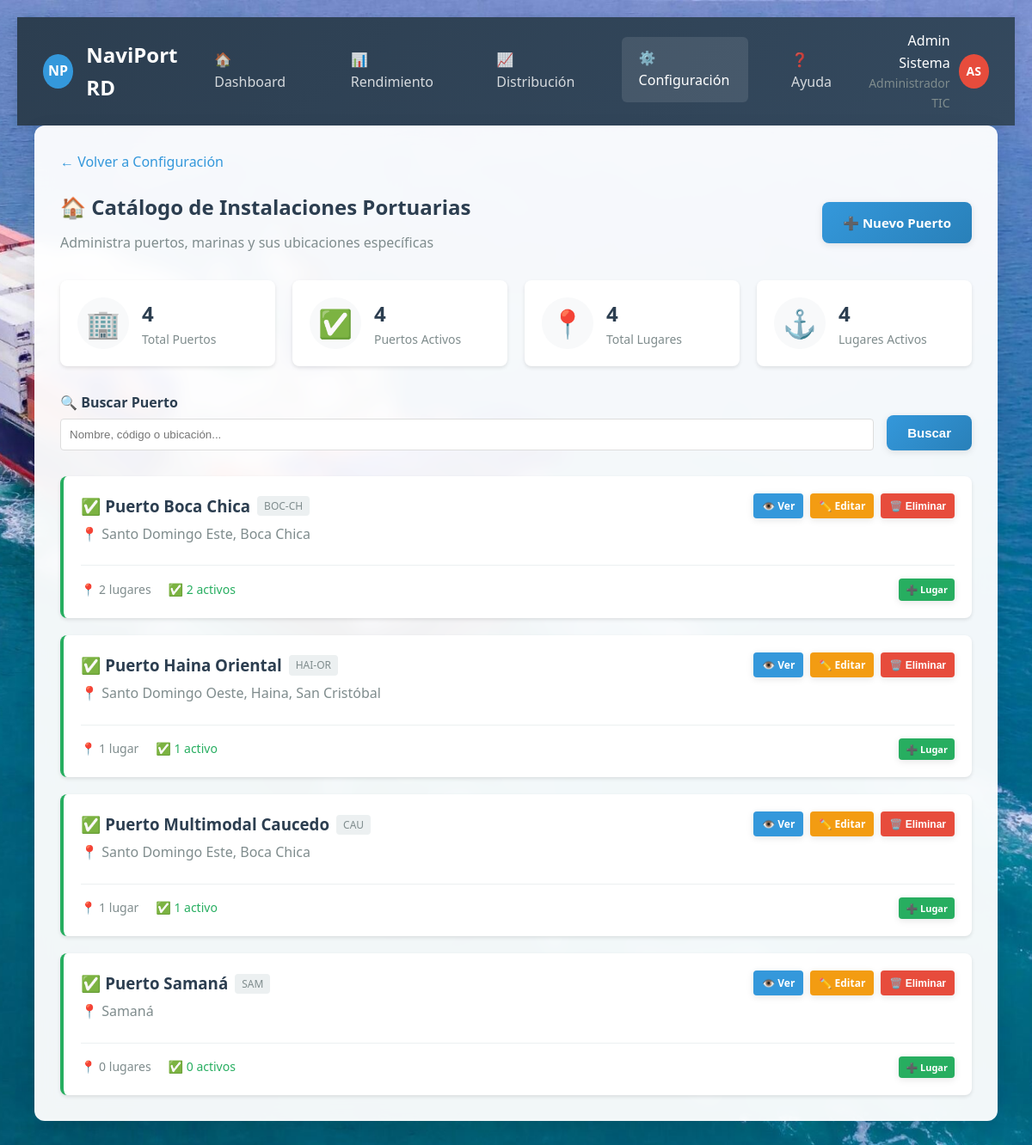
The app's page /evaluacion/puertos/ (signed in) with its own data.
### accounts/models.py (models this page shows, shortened)
class User(AbstractUser):
    ROLE_CHOICES = [
        ('solicitante', 'Solicitante'),
        ('evaluador', 'Evaluador Portuario'),
        ('supervisor', 'Supervisor'),
        ('admin_tic', 'Administrador TIC'),
        ('oficial_acceso', 'Oficial de Acceso Físico'),
        ('direccion', 'Dirección Logística'),
    ]
    role = models.CharField(
        max_length=20,
        choices=ROLE_CHOICES,
        default='solicitante',
        verbose_name='Rol'
    )
    cedula_rnc = models.CharField(
        max_length=20,
        unique=True,
        validators=[
            RegexValidator(
                regex=r'^(\d{3}-\d{7}-\d{1}|\d{3}-\d{5}-\d{1})$',
                message='Formato inválido. Use XXX-XXXXXXX-X para cédula o XXX-XXXXX-X para RNC'
            )
        ],
        verbose_name='Cédula/RNC'
    )
    telefono = models.CharField(
        max_length=15,
        blank=True,
        validators=[
            RegexValidator(
                regex=r'^\+?1?\d{9,15}$',
                message='Número de teléfono inválido'
            )
        ],
        verbose_name='Teléfono'
    )
    empresa = models.ForeignKey(
        'Empresa',
        on_delete=models.SET_NULL,
        null=True,
        blank=True,
        related_name='usuarios',
        verbose_name='Empresa'
    )
    es_admin_empresa = models.BooleanField(default=False, verbose_name='Admin de Empresa')
    puede_crear_usuarios = models.BooleanField(default=False, verbose_name='Puede Crear Usuarios')
    activo = models.BooleanField(default=True, verbose_name='Activo')
    created_at = models.DateTimeField(auto_now_add=True, verbose_name='Creado el')
    updated_at = models.DateTimeField(auto_now=True, verbose_name='Actualizado el')
    failed_login_attempts = models.PositiveIntegerField(default=0, verbose_name='Intentos fallidos')
    is_locked = models.BooleanField(default=False, verbose_name='Bloqueado')
    locked_until = models.DateTimeField(null=True, blank=True, verbose_name='Bloqueado hasta')
    last_login_ip = models.GenericIPAddressField(null=True, blank=True, verbose_name='Última IP')
    class Meta:
        verbose_name = 'Usuario'
        verbose_name_plural = 'Usuarios'
        ordering = ['-created_at']
    def get_display_name(self):
        return self.get_full_name() or self.username
    def get_role_display_with_admin(self):
        role_display = self.get_role_display()
        if self.es_admin_empresa and self.role == 'solicitante':
            return f"{role_display} (Administrador)"
        return role_display

### solicitudes/models.py (models this page shows, shortened)
class Puerto(models.Model):
    nombre = models.CharField(max_length=100, unique=True, verbose_name='Nombre')
    codigo = models.CharField(max_length=10, unique=True, verbose_name='Código')
    activo = models.BooleanField(default=True, verbose_name='Activo')
    ubicacion = models.CharField(max_length=200, blank=True, verbose_name='Ubicación')
    descripcion = models.TextField(blank=True, verbose_name='Descripción')
    fecha_creacion = models.DateTimeField(default=timezone.now, verbose_name='Fecha de Creación')
    fecha_modificacion = models.DateTimeField(auto_now=True, verbose_name='Última Modificación')
    class Meta:
        verbose_name = 'Puerto'
        verbose_name_plural = 'Puertos'
        ordering = ['nombre']
    def lugares_activos(self):
        return self.lugares.filter(activo=True)

### evaluacion/views_puertos.py (the view)
# urls.py: path('puertos/', gestion_puertos, name='gestion_puertos'),
@role_required('evaluador', 'supervisor', 'admin_tic')
def gestion_puertos(request):
    search_query = request.GET.get('search', '')
    puertos = Puerto.objects.all()
    if search_query:
        puertos = puertos.filter(
            Q(nombre__icontains=search_query) |
            Q(codigo__icontains=search_query) |
            Q(ubicacion__icontains=search_query)
        )
    paginator = Paginator(puertos, 10)
    page_number = request.GET.get('page')
    puertos_page = paginator.get_page(page_number)
    stats = {
        'total_puertos': Puerto.objects.count(),
        'puertos_activos': Puerto.objects.filter(activo=True).count(),
        'total_lugares': LugarPuerto.objects.count(),
        'lugares_activos': LugarPuerto.objects.filter(activo=True).count(),
    }
    context = {
        'puertos': puertos_page,
        'search_query': search_query,
        'stats': stats,
        'titulo': 'Catálogo de Instalaciones Portuarias'
    }
    return render(request, 'evaluacion/gestion_puertos.html', context)

### templates/evaluacion/gestion_puertos.html (shortened to what this page needs)
{% extends 'base.html' %}
{% block content %}
{% include 'includes/navbar_evaluador.html' with active_page='config' %}
<div class="content-area">
    <div style="margin-bottom: 20px;">
        <a href="{% url 'evaluacion:configuracion' %}" style="color: #3498db; text-decoration: none;">← Volver a Configuración</a>
    </div>
    <div class="page-header" style="display: flex; justify-content: space-between; align-items: center; margin-bottom: 30px;">
        <div>
            <h2 style="color: #2c3e50; margin-bottom: 10px;">🏠 {{ titulo }}</h2>
            <p style="color: #7f8c8d;">Administra puertos, marinas y sus ubicaciones específicas</p>
        </div>
        <a href="{% url 'evaluacion:crear_puerto' %}" class="btn btn-primary">
            ➕ Nuevo Puerto
        </a>
    </div>
    <div class="stats-grid" style="display: grid; grid-template-columns: repeat(auto-fit, minmax(200px, 1fr)); gap: 20px; margin-bottom: 30px;">
        <div class="stat-card">
            <div class="stat-icon">🏢</div>
            <div class="stat-info">
                <div class="stat-number">{{ stats.total_puertos }}</div>
                <div class="stat-label">Total Puertos</div>
            </div>
        </div>
        <div class="stat-card">
            <div class="stat-icon">✅</div>
            <div class="stat-info">
                <div class="stat-number">{{ stats.puertos_activos }}</div>
                <div class="stat-label">Puertos Activos</div>
            </div>
        </div>
        <div class="stat-card">
            <div class="stat-icon">📍</div>
            <div class="stat-info">
                <div class="stat-number">{{ stats.total_lugares }}</div>
                <div class="stat-label">Total Lugares</div>
            </div>
        </div>
        <div class="stat-card">
            <div class="stat-icon">⚓</div>
            <div class="stat-info">
                <div class="stat-number">{{ stats.lugares_activos }}</div>
                <div class="stat-label">Lugares Activos</div>
            </div>
        </div>
    </div>
    <div class="search-section" style="margin-bottom: 30px;">
        <form method="get" style="display: flex; gap: 15px; align-items: end;">
            <div style="flex: 1;">
                <label for="search" style="display: block; font-weight: bold; color: #2c3e50; margin-bottom: 5px;">
                    🔍 Buscar Puerto
                </label>
                <input type="text" id="search" name="search" value="{{ search_query }}"
                       placeholder="Nombre, código o ubicación..."
                       style="width: 100%; padding: 10px; border: 1px solid #ddd; border-radius: 4px;">
            </div>
            <button type="submit" class="btn btn-primary">Buscar</button>
        </form>
    </div>
    <div class="puertos-container">
        {% if puertos %}
            <div class="puertos-grid" style="display: grid; gap: 20px;">
                {% for puerto in puertos %}
                <div class="puerto-card" style="background: white; border-radius: 8px; padding: 20px; box-shadow: 0 2px 4px rgba(0,0,0,0.1); border-left: 4px solid {% if puerto.activo %}#27ae60{% else %}#e74c3c{% endif %};">
                    <div style="display: flex; justify-content: between; align-items: start; margin-bottom: 15px;">
                        <div style="flex: 1;">
                            <h3 style="color: #2c3e50; margin-bottom: 5px; display: flex; align-items: center; gap: 8px;">
                                {% if puerto.activo %}✅{% else %}❌{% endif %}
                                {{ puerto.nombre }}
                                <span style="background: #ecf0f1; color: #7f8c8d; padding: 2px 8px; border-radius: 4px; font-size: 12px; font-weight: normal;">
                                    {{ puerto.codigo }}
                                </span>
                            </h3>
                            {% if puerto.ubicacion %}
                            <p style="color: #7f8c8d; margin-bottom: 8px;">📍 {{ puerto.ubicacion }}</p>
                            {% endif %}
                        </div>
                        <div class="puerto-actions" style="display: flex; gap: 8px; margin-left: 15px;">
                            <a href="{% url 'evaluacion:detalle_puerto' puerto.pk %}" class="btn btn-sm" style="background: #3498db; color: white; padding: 5px 10px; font-size: 12px;">
                                👁️ Ver
                            </a>
                            <a href="{% url 'evaluacion:editar_puerto' puerto.pk %}" class="btn btn-sm" style="background: #f39c12; color: white; padding: 5px 10px; font-size: 12px;">
                                ✏️ Editar
                            </a>
                            <button onclick="eliminarPuerto({{ puerto.pk }}, '{{ puerto.nombre }}')" class="btn btn-sm" style="background: #e74c3c; color: white; padding: 5px 10px; font-size: 12px;">
                                🗑️ Eliminar
                            </button>
                        </div>
                    </div>
                    <div style="border-top: 1px solid #ecf0f1; padding-top: 15px;">
                        <div style="display: flex; justify-content: space-between; align-items: center;">
                            <div style="display: flex; gap: 20px;">
                                <span style="font-size: 14px; color: #7f8c8d;">
                                    📍 {{ puerto.lugares.count }} lugar{{ puerto.lugares.count|pluralize:"es" }}
                                </span>
                                <span style="font-size: 14px; color: #27ae60;">
                                    ✅ {{ puerto.lugares_activos.count }} activo{{ puerto.lugares_activos.count|pluralize:"s" }}
                                </span>
                            </div>
                            <a href="{% url 'evaluacion:crear_lugar' puerto.pk %}" class="btn btn-sm" style="background: #27ae60; color: white; padding: 4px 8px; font-size: 11px;">
                                ➕ Lugar
                            </a>
                        </div>
                    </div>
                </div>
                {% endfor %}
            </div>
        {% endif %}
    </div>
</div>
{% endblock %}

### templates/includes/navbar_evaluador.html (shortened to what this page needs)
<div class="navbar">
    <div class="navbar-brand">
        <div class="logo">NP</div>
        NaviPort RD
    </div>
    <ul class="navbar-menu">
        <li {% if active_page == 'dashboard' %}class="active"{% endif %}>
            <a href="{% url 'evaluacion:dashboard' %}" style="color: inherit; text-decoration: none;">🏠 Dashboard</a>
        </li>
        <li {% if active_page == 'rendimiento' %}class="active"{% endif %}>
            <a href="{% url 'evaluacion:dashboard_rendimiento' %}" style="color: inherit; text-decoration: none;">📊 Rendimiento</a>
        </li>
        <li {% if active_page == 'distribucion' %}class="active"{% endif %}>
            <a href="{% url 'evaluacion:distribucion_evaluadores' %}" style="color: inherit; text-decoration: none;">📈 Distribución</a>
        </li>
        <li {% if active_page == 'config' %}class="active"{% endif %}>
            <a href="{% url 'evaluacion:configuracion' %}" style="color: inherit; text-decoration: none;">⚙️ Configuración</a>
        </li>
        <li {% if active_page == 'ayuda' %}class="active"{% endif %}>
            <a href="{% url 'accounts:ayuda' %}" style="color: inherit; text-decoration: none;">❓ Ayuda</a>
        </li>
    </ul>
    <div class="navbar-user">
        <div style="text-align: right; margin-right: 10px;">
            <div class="user-name">{{ user.get_display_name }}</div>
            <div style="font-size: 14px; color: #7f8c8d;">{{ user.get_role_display_with_admin }}</div>
        </div>
        <div class="user-avatar">{{ user.get_display_name|slice:':1'|upper }}{{ user.last_name|slice:':1'|upper }}</div>
    </div>
</div>

### static/css/base.css (style rules this page uses)
* { margin: 0; padding: 0; box-sizing: border-box; }
body { font-family: 'Segoe UI', Tahoma, Geneva, Verdana, sans-serif; background: url('/media/Ship.jpeg') no-repeat center center fixed; background-size: cover; background-attachment: fixed; min-height: 100vh; line-height: 1.6; color: #333; position: relative; }
.navbar { background: linear-gradient(135deg, #2c3e50, #34495e) !important; color: white !important; padding: 15px 30px !important; display: flex !important; justify-content: space-between !important; align-items: center !important; box-shadow: 0 2px 10px rgba(0,0,0,0.1) !important; width: 100% !important; box-sizing: border-box !important; margin: 0 !important; border-radius: 0 !important; }
.navbar-brand { display: flex !important; align-items: center !important; font-size: 24px !important; font-weight: bold !important; text-decoration: none !important; color: white !important; margin-right: 0 !important; }
.navbar-brand .logo { width: 40px; height: 40px; background: #3498db; border-radius: 50%; margin-right: 15px; display: flex; align-items: center; justify-content: center; font-weight: bold; font-size: 16px; }
.navbar-menu { display: flex !important; list-style: none !important; gap: 30px !important; margin: 0 !important; padding: 0 !important; flex-direction: row !important; }
.navbar-menu li { position: relative; padding: 12px 20px; border-radius: 6px; cursor: pointer; transition: all 0.3s ease; color: rgba(255,255,255,0.8); }
.navbar-menu li:hover, .navbar-menu li.active { background: rgba(255,255,255,0.1); color: white; transform: translateY(-2px); }
.navbar-menu li a { color: inherit; text-decoration: none; }
.navbar-user { display: flex; align-items: center; position: relative; }
.navbar-user .user-name { font-weight: 500; font-size: 16px; }
.user-avatar { width: 40px; height: 40px; background: #e74c3c; border-radius: 50%; display: flex; align-items: center; justify-content: center; font-weight: bold; font-size: 14px; cursor: pointer; transition: all 0.3s ease; }
.content-area { background: rgba(255,255,255,0.95); margin: 0 20px 20px 20px; border-radius: 12px; padding: 30px; box-shadow: 0 8px 25px rgba(0,0,0,0.1); backdrop-filter: blur(10px); min-height: calc(100vh - 140px); }
.btn { display: inline-block; padding: 12px 24px; border: none; border-radius: 8px; font-size: 15px; font-weight: 600; text-decoration: none; text-align: center; cursor: pointer; transition: all 0.3s ease; box-shadow: 0 2px 8px rgba(0,0,0,0.1); }
.btn-primary { background: linear-gradient(135deg, #3498db, #2980b9); color: white; }
.btn-sm { padding: 6px 12px; font-size: 12px; }

### templates/evaluacion/gestion_puertos.html (style rules this page uses)
.stat-card { background: white; border-radius: 8px; padding: 20px; box-shadow: 0 2px 4px rgba(0,0,0,0.1); display: flex; align-items: center; gap: 15px; }
.stat-icon { font-size: 32px; background: #f8f9fa; width: 60px; height: 60px; border-radius: 50%; display: flex; align-items: center; justify-content: center; }
.stat-number { font-size: 24px; font-weight: bold; color: #2c3e50; }
.stat-label { color: #7f8c8d; font-size: 14px; }
.btn-sm { border: none; border-radius: 4px; cursor: pointer; text-decoration: none; display: inline-block; }

### records on screen
User: get_display_name "Admin Sistema", get_role_display_with_admin "Administrador TIC", get_display_name "A", last_name "S"
Puerto: nombre "Puerto Boca Chica", codigo "BOC-CH", ubicacion "Santo Domingo Este, Boca Chica", lugares.count "2", lugares_activos.count "2"
Puerto: nombre "Puerto Haina Oriental", codigo "HAI-OR", ubicacion "Santo Domingo Oeste, Haina, San Cristóbal", lugares.count "1", lugares_activos.count "1"
Puerto: nombre "Puerto Multimodal Caucedo", codigo "CAU", ubicacion "Santo Domingo Este, Boca Chica", lugares.count "1", lugares_activos.count "1"
Puerto: nombre "Puerto Samaná", codigo "SAM", ubicacion "Samaná", lugares.count "0", lugares_activos.count "0"

### other values on screen
{{ titulo }} "Catálogo de Instalaciones Portuarias"
{{ stats.total_puertos }} "4"
{{ stats.puertos_activos }} "4"
{{ stats.total_lugares }} "4"
{{ stats.lugares_activos }} "4"
